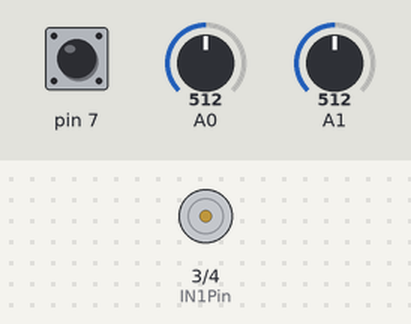
Simulated run of this sketch. Board: Arduino Uno, built with avr-gcc and run on an emulated ATmega328P. Shown: motor-driver pin pairs drawn as motors (green arrow = first pin HIGH = forward, orange = second pin HIGH = backward, longer = more drive, scaled by the enable pin). The inputs (shaded band) are chosen by the test bench; at power-on: A0 = 512, pin 7 HIGH, A1 = 512.

Above: at 1.2 s.
1.3 s: A0 set to 483
At 2.4 s:
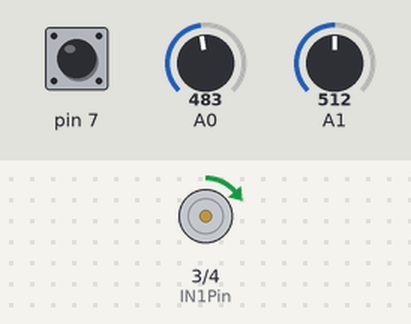
2.8 s: pin 7 pulled LOW for 0.15 s
At 2.97 s:
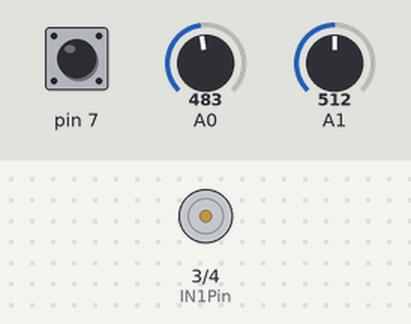
4.5 s: A1 set to 691
6.0 s: A1 set to 709
At 7.2 s:
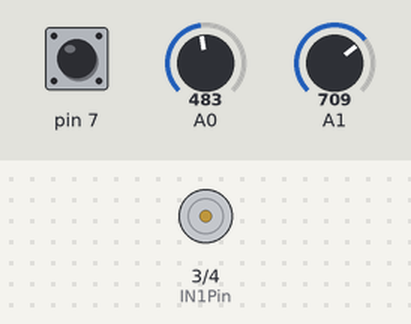
7.5 s: A0 set to 683
9.0 s: A0 set to 717
Timing chart, 0 to 11.5 s (numbered marks = the images above; inputs shaded):
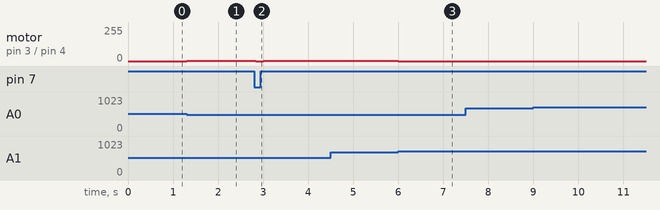

Measured:
- after the input at 1.3 s, motor on pin 3 (IN1Pin) / pin 4 (IN2Pin): stopped → forward 1/255 at once
- after the input at 2.8 s, motor on pin 3 (IN1Pin) / pin 4 (IN2Pin): forward 1/255 → stopped at once, → forward 1/255 0.16 s later
- after the input at 4.5 s, every drawn part: stays the same
- after the input at 6.0 s, motor on pin 3 (IN1Pin) / pin 4 (IN2Pin): forward 1/255 → stopped at once
- after the input at 7.5 s, every drawn part: stays the same

The sketch:

Joystick_DC_motor.ino
```cpp
int x = 14;
int y = 15;
int z = 7;
int i = 0;
int IN1Pin = 3;
int IN2Pin = 4;
int ENPin = 5;
void setup() {
  pinMode(14, INPUT);
  pinMode(15, INPUT);
  pinMode(7, INPUT_PULLUP);
  Serial.begin(9600);
  pinMode(IN1Pin, OUTPUT);
  pinMode(IN2Pin, OUTPUT);
  analogWrite(ENPin, 255);
}

void loop() {
  if(y > 700){
    i--;
  }
  else if(y < 300){
    i++;
  }
  if(i < 0){
    i = 0;
  }
  else if(i > 255){
    i = 255;

  }
  analogWrite(ENPin, i);
  x = analogRead(14);
  y = analogRead(15);
  z = digitalRead(7);
  if(x >700){
    digitalWrite(IN1Pin, LOW);
  digitalWrite(IN2Pin, HIGH);
  }
  else if(x < 500){
    digitalWrite(IN1Pin, HIGH);
  digitalWrite(IN2Pin, LOW);
  }
  if(z == 0){
    digitalWrite(IN1Pin, HIGH);
  digitalWrite(IN2Pin, HIGH);
  }
}
```
